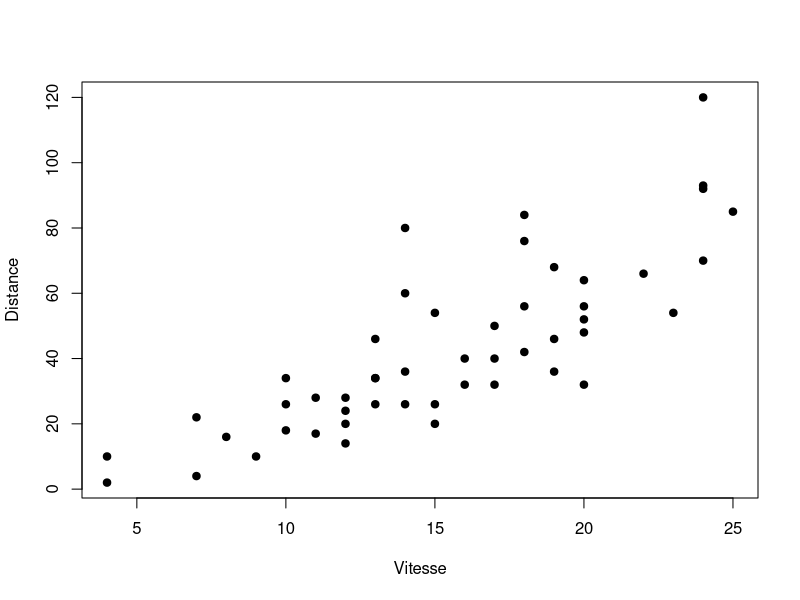

This figure's R source:
## ---- chunk 1
#| echo: false
plot(cars, pch = 19, xlab = "Vitesse", ylab = "Distance")
